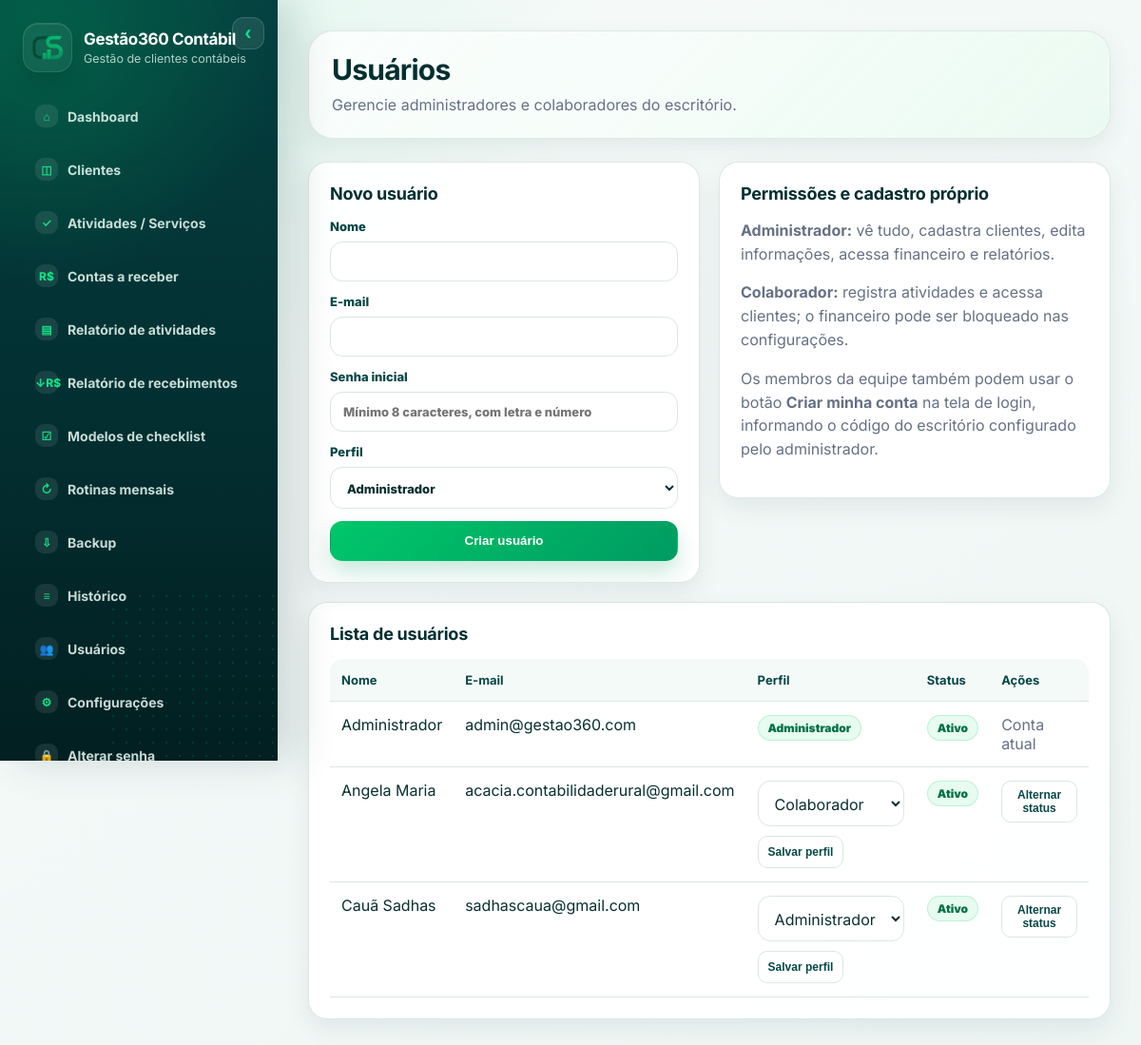
The page /usuarios (signed in) on the database its author committed.
### tables this page shows
CREATE TABLE users (
                id INTEGER PRIMARY KEY AUTOINCREMENT,
                name TEXT NOT NULL,
                email TEXT UNIQUE NOT NULL,
                password_hash TEXT NOT NULL,
                role TEXT NOT NULL CHECK(role IN ('Administrador', 'Colaborador')),
                active INTEGER NOT NULL DEFAULT 1,
                created_at TEXT NOT NULL DEFAULT CURRENT_TIMESTAMP
            );

### app.py (the view, shortened to what this page needs)
@app.route("/usuarios", methods=["GET", "POST"])
@login_required
@admin_required
def users():
    rows = query_all("SELECT id, name, email, role, active, created_at FROM users ORDER BY name")
    return render_template("users.html", users=rows)

### app.py (called while the page is built, shortened)
def using_remote_database():
    return bool(TURSO_DATABASE_URL)

def get_db():
    os.makedirs(RUNTIME_DIR, exist_ok=True)
    conn = sqlite3.connect(DB_PATH)
    conn.row_factory = sqlite3.Row
    conn.execute("PRAGMA foreign_keys = ON")
    return conn

def query_all(sql, params=()):
    with get_db() as conn:
        return conn.execute(sql, params).fetchall()

def current_month():
    return date.today().strftime("%Y-%m")

def can_view_financial():
    if session.get("role") == "Administrador":
        return True
    hidden = query_one("SELECT value FROM settings WHERE key = 'hide_financial_for_collab'")
    return not (hidden and hidden["value"] == "1")

def login_required(fn):
    @wraps(fn)
    def wrapper(*args, **kwargs):
        if not session.get("user_id"):
            return redirect(url_for("login"))
        return fn(*args, **kwargs)
    return wrapper

def admin_required(fn):
    @wraps(fn)
    def wrapper(*args, **kwargs):
        if session.get("role") != "Administrador":
            flash("Acesso restrito ao administrador.", "error")
            return redirect(url_for("dashboard"))
        return fn(*args, **kwargs)
    return wrapper

@app.context_processor
def inject_globals():
    return {
        "app_name": APP_NAME,
        "money": money,
        "hours": hours,
        "month_label": month_label,
        "can_view_financial": can_view_financial(),
        "current_month": current_month(),
    }

### templates/users.html
{% extends "base.html" %}
{% block content %}
<div class="page-header"><div><h1>Usuários</h1><p>Gerencie administradores e colaboradores do escritório.</p></div></div>
<div class="grid two top-align">
    <section class="card">
        <h2>Novo usuário</h2>
        <form method="post" class="compact-form">
            <label>Nome<input name="name" required></label>
            <label>E-mail<input name="email" type="email" required></label>
            <label>Senha inicial<input name="password" type="password" required minlength="8" placeholder="Mínimo 8 caracteres, com letra e número"></label>
            <label>Perfil<select name="role"><option>Administrador</option><option>Colaborador</option></select></label>
            <button class="btn primary" type="submit">Criar usuário</button>
        </form>
    </section>
    <section class="card">
        <h2>Permissões e cadastro próprio</h2>
        <p><strong>Administrador:</strong> vê tudo, cadastra clientes, edita informações, acessa financeiro e relatórios.</p>
        <p><strong>Colaborador:</strong> registra atividades e acessa clientes; o financeiro pode ser bloqueado nas configurações.</p>
        <p>Os membros da equipe também podem usar o botão <strong>Criar minha conta</strong> na tela de login, informando o código do escritório configurado pelo administrador.</p>
    </section>
</div>
<section class="card">
    <h2>Lista de usuários</h2>
    <table>
        <thead><tr><th>Nome</th><th>E-mail</th><th>Perfil</th><th>Status</th><th>Ações</th></tr></thead>
        <tbody>
        {% for u in users %}
            <tr>
                <td>{{ u.name }}</td>
                <td>{{ u.email }}</td>
                <td>
                    {% if u.id == session.get('user_id') %}
                        <span class="badge">{{ u.role }}</span>
                    {% else %}
                        <form method="post" action="{{ url_for('update_user_role', user_id=u.id) }}" class="inline-form">
                            <select name="role">
                                <option value="Administrador" {% if u.role == 'Administrador' %}selected{% endif %}>Administrador</option>
                                <option value="Colaborador" {% if u.role == 'Colaborador' %}selected{% endif %}>Colaborador</option>
                            </select>
                            <button class="btn small" type="submit">Salvar perfil</button>
                        </form>
                    {% endif %}
                </td>
                <td><span class="badge">{{ 'Ativo' if u.active else 'Inativo' }}</span></td>
                <td>
                    {% if u.id != session.get('user_id') %}
                    <form method="post" action="{{ url_for('toggle_user', user_id=u.id) }}"><button class="btn small" type="submit">Alternar status</button></form>
                    {% else %}
                    <span class="muted">Conta atual</span>
                    {% endif %}
                </td>
            </tr>
        {% else %}<tr><td colspan="5">Nenhum usuário.</td></tr>{% endfor %}
        </tbody>
    </table>
</section>
{% endblock %}

### static/style.css (style rules this page uses)
:root { --bg: #eef6f4; --bg-2: #f7fbfa; --panel: #ffffff; --ink: #092f2f; --muted: #667085; --line: #dbe7e4; --primary: #064746; --primary-dark: #032f31; --primary-2: #006b62; --accent: #00c76a; --accent-2: #11e083; --accent-soft: #e7fbf0; --success: #008f57; --warning: #b7791f; --danger: #c0392b; --soft: #f1f8f6; --shadow: 0 18px 45px rgba(3, 47, 49, .11); --shadow-soft: 0 10px 26px rgba(3, 47, 49, .08); --radius: 20px; }
* { box-sizing: border-box; }
html { scroll-behavior: smooth; }
body { margin: 0; font-family: Inter, Segoe UI, Arial, sans-serif; background: radial-gradient(circle at 18% 0%, rgba(0, 199, 106, .08), transparent 28%), linear-gradient(145deg, var(--bg-2), var(--bg)); color: var(--ink); min-height: 100vh; }
.page-header { display: flex; justify-content: space-between; align-items: center; gap: 18px; margin-bottom: 24px; padding: 22px 24px; border-radius: 26px; background: linear-gradient(135deg, rgba(255,255,255,.82), rgba(231,251,240,.70)); border: 1px solid rgba(219, 231, 228, .9); box-shadow: var(--shadow-soft); }
h1 { margin: 0; font-size: 30px; letter-spacing: -.75px; color: var(--primary-dark); }
h2 { margin: 0 0 16px; font-size: 18px; color: var(--primary-dark); letter-spacing: -.25px; }
p { color: var(--muted); line-height: 1.55; }
.page-header p { margin: 7px 0 0; }
.card { background: rgba(255,255,255,.94); border: 1px solid rgba(219, 231, 228, .95); border-radius: var(--radius); box-shadow: var(--shadow-soft); padding: 22px; margin-bottom: 20px; overflow: hidden; }
.grid { display: grid; gap: 20px; }
.grid.two { grid-template-columns: repeat(2, minmax(0, 1fr)); }
.top-align { align-items: start; }
.btn { border: 1px solid var(--line); background: #fff; color: var(--primary); padding: 11px 15px; border-radius: 13px; font-weight: 800; cursor: pointer; display: inline-flex; align-items: center; justify-content: center; gap: 6px; transition: .18s ease; min-height: 42px; }
.btn.primary { background: linear-gradient(135deg, var(--accent), #009b61); border-color: transparent; color: #fff; box-shadow: 0 12px 24px rgba(0, 155, 97, .22); }
.btn.small { padding: 7px 10px; font-size: 12px; border-radius: 10px; min-height: 34px; }
.inline-form, .filters { display: flex; gap: 10px; align-items: center; flex-wrap: wrap; }
input, select, textarea { width: 100%; border: 1px solid var(--line); background: #fff; color: var(--ink); border-radius: 13px; padding: 12px 13px; font: inherit; outline: none; transition: .16s ease; }
label { color: var(--primary); font-weight: 800; font-size: 13px; display: flex; flex-direction: column; gap: 8px; }
.compact-form { display: grid; gap: 13px; }
table { width: 100%; border-collapse: separate; border-spacing: 0; }
th, td { text-align: left; padding: 14px 12px; border-bottom: 1px solid var(--line); vertical-align: top; }
th { color: var(--primary); background: #f4faf8; font-size: 13px; white-space: nowrap; }
thead th:first-child { border-top-left-radius: 14px; }
thead th:last-child { border-top-right-radius: 14px; }
.badge { display: inline-flex; background: var(--accent-soft); color: #04714b; border: 1px solid rgba(0,199,106,.18); padding: 5px 10px; border-radius: 999px; font-size: 12px; font-weight: 900; white-space: nowrap; }
.muted { color: var(--muted); }

### rows shown on the page
users: name "Administrador", email "admin@gestao360.com", role "Administrador", active "Ativo", shows "Conta atual"
users: name "Angela Maria", email "acacia.contabilidaderural@gmail.com", role "Colaborador", active "Ativo"
users: name "Cauã Sadhas", email "sadhascaua@gmail.com", role "Administrador", active "Ativo"

### other values the page prints
{{ app_name }} "Gestão360 Contábil"
